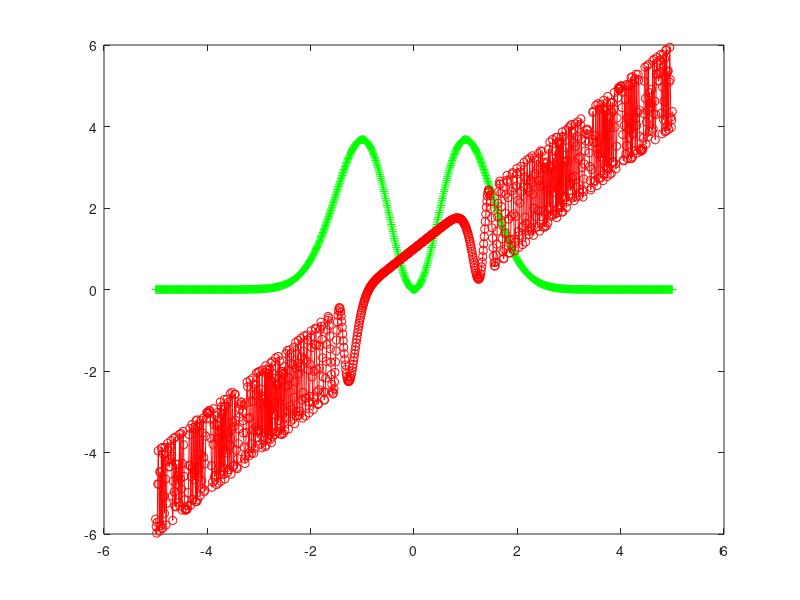

Write MATLAB code to recreate this figure.
clc;
clear ;
clear all;
x=-5:0.01:5 ;
y=10*x.^2.*exp(-x.^2);
g=x+cos(x.^5);
plot(x,y,'--g+')
hold on 
plot(x,g,'-ro')